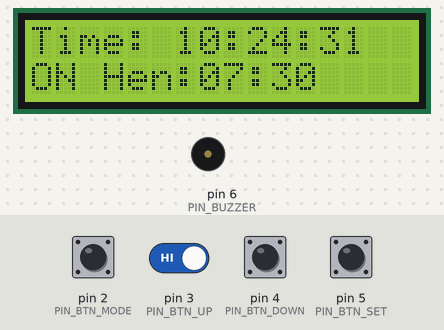
Bench run of a sketch on a simulated Arduino Uno, built with avr-gcc and run on an emulated ATmega328P. Shown: 16×2 character LCD, buzzer (waves = sounding, pin HIGH). Inputs (shaded band) come from the test bench; at power-on: pin 2 (PIN_BTN_MODE), pin 3 (PIN_BTN_UP), pin 4 (PIN_BTN_DOWN), pin 5 (PIN_BTN_SET) HIGH. The local clock reads 2024-03-15 10:24:30 at power-on unless the sketch sets it.

Above: at 1.2 s.
1.3 s: pin 2 (PIN_BTN_MODE) pulled LOW for 0.15 s
At 2.6 s:
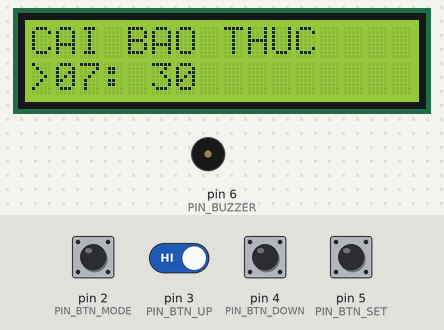
3.0 s: pin 5 (PIN_BTN_SET) pulled LOW for 1 s
At 3.8 s:
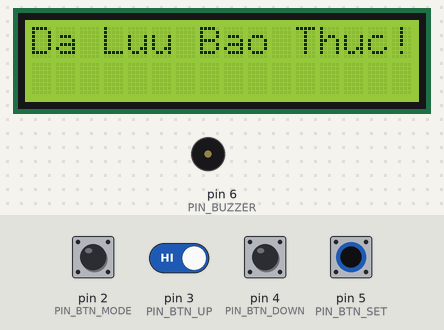
6.2 s: pin 2 (PIN_BTN_MODE) driven LOW and pin 3 (PIN_BTN_UP) driven LOW
At 9.0 s:
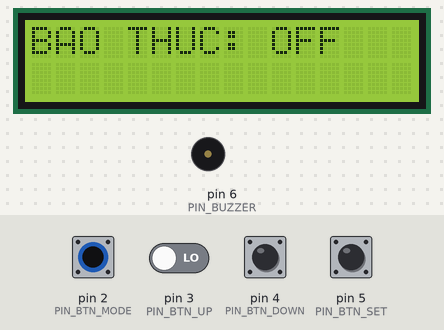
9.2 s: pin 3 (PIN_BTN_UP) driven HIGH
12.2 s: pin 2 (PIN_BTN_MODE) pulsed HIGH 5 times (0.12 s each, 0.3 s apart)
At 13.03 s:
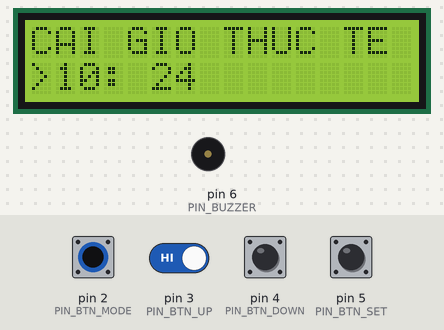
15.2 s: pin 4 (PIN_BTN_DOWN) pulled LOW for 0.15 s
At 16.2 s:
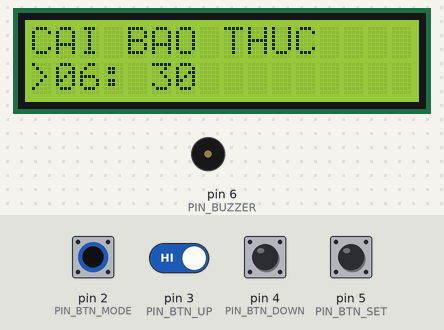
Timing chart, 0 to 17.9 s (numbered marks = the images above; inputs shaded):
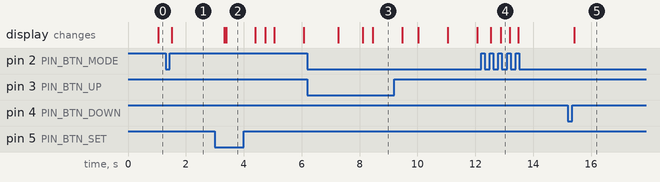

The sketch:

bai3.2.ino
```cpp
  #include <Wire.h>
#include <RTClib.h>
#include <LiquidCrystal_I2C.h>

// --- Khởi tạo đối tượng ---
LiquidCrystal_I2C lcd(0x27, 16, 2);
RTC_DS1307 rtc;

// --- CẤU HÌNH CHÂN KẾT NỐI ---
const int PIN_BTN_MODE = 2;
const int PIN_BTN_UP   = 3;
const int PIN_BTN_DOWN = 4;
const int PIN_BTN_SET  = 5;
const int PIN_BUZZER   = 6;

// --- Biến toàn cục ---
enum TrangThaiCheDo {
  XEM_GIO,
  CAI_BAO_THUC_GIO,
  CAI_BAO_THUC_PHUT,
  CAI_GIO_THUC_TE_GIO,
  CAI_GIO_THUC_TE_PHUT
};

TrangThaiCheDo cheDoHienTai = XEM_GIO;

int gioBaoThuc = 7;
int phutBaoThuc = 30;
bool baoThucBat = true;
bool dangKeu = false;

int tamGio, tamPhut;

unsigned long thoiGianNhanMode = 0;
bool giuMode = false;

// --- KHAI BÁO HÀM ---
void xuLyNutNhan();
void doiCheDo();
void tangGiaTri();
void giamGiaTri();
void nutSet();
void inSo(int so);
void hienThiGioThucTe();
void hienThiCaiBaoThuc();
void hienThiCaiGioThucTe();
void kiemTraBaoThuc();
void keuBaoThuc();
void tatBaoThuc();

void setup() {
  pinMode(PIN_BTN_MODE, INPUT_PULLUP);
  pinMode(PIN_BTN_UP, INPUT_PULLUP);
  pinMode(PIN_BTN_DOWN, INPUT_PULLUP);
  pinMode(PIN_BTN_SET, INPUT_PULLUP);
  pinMode(PIN_BUZZER, OUTPUT);
  digitalWrite(PIN_BUZZER, LOW);

  lcd.init();
  lcd.backlight();

  if (!rtc.begin()) {
    lcd.print("Loi RTC!");
    while (1);
  }

  if (!rtc.isrunning()) {
    rtc.adjust(DateTime(F(__DATE__), F(__TIME__)));
  }
}

void loop() {
  xuLyNutNhan();

  if (dangKeu) {
    keuBaoThuc();
  } else {
    switch (cheDoHienTai) {
      case XEM_GIO:
        hienThiGioThucTe();
        kiemTraBaoThuc();
        break;
      case CAI_BAO_THUC_GIO:
      case CAI_BAO_THUC_PHUT:
        hienThiCaiBaoThuc();
        break;
      case CAI_GIO_THUC_TE_GIO:
      case CAI_GIO_THUC_TE_PHUT:
        hienThiCaiGioThucTe();
        break;
    }
  }
  delay(50);
}

// --- HÀM XỬ LÝ NÚT NHẤN ---
void xuLyNutNhan() {
  int trangThaiMode = digitalRead(PIN_BTN_MODE);

  if (trangThaiMode == LOW) {
    if (thoiGianNhanMode == 0) thoiGianNhanMode = millis();
    if (millis() - thoiGianNhanMode > 2000 && !giuMode && cheDoHienTai == XEM_GIO) {
      baoThucBat = !baoThucBat;
      giuMode = true;
      lcd.clear();
      lcd.setCursor(0, 0);
      lcd.print(baoThucBat ? "BAO THUC: ON " : "BAO THUC: OFF");
      delay(1000);
      lcd.clear();
    }
  } else {
    if (thoiGianNhanMode > 0) {
      if (!giuMode && millis() - thoiGianNhanMode < 1000) {
        if (dangKeu) {
          tatBaoThuc();
        } else {
          doiCheDo();
        }
      }
      thoiGianNhanMode = 0;
      giuMode = false;
    }
  }

  if (digitalRead(PIN_BTN_UP) == LOW) {
    tangGiaTri();
    delay(200);
  }
  if (digitalRead(PIN_BTN_DOWN) == LOW) {
    giamGiaTri();
    delay(200);
  }
  if (digitalRead(PIN_BTN_SET) == LOW) {
    nutSet();
    delay(300);
  }
}

void doiCheDo() {
  lcd.clear();
  switch (cheDoHienTai) {
    case XEM_GIO:
      cheDoHienTai = CAI_BAO_THUC_GIO;
      tamGio = gioBaoThuc;
      tamPhut = phutBaoThuc;
      break;
    case CAI_BAO_THUC_GIO:
    case CAI_BAO_THUC_PHUT:
      cheDoHienTai = CAI_GIO_THUC_TE_GIO;
      {
        DateTime now = rtc.now();
        tamGio = now.hour();
        tamPhut = now.minute();
      }
      break;
    default:
      cheDoHienTai = XEM_GIO;
      break;
  }
}

void tangGiaTri() {
  if (cheDoHienTai == CAI_BAO_THUC_GIO || cheDoHienTai == CAI_GIO_THUC_TE_GIO) {
    tamGio++;
    if (tamGio > 23) tamGio = 0;
  } else if (cheDoHienTai == CAI_BAO_THUC_PHUT || cheDoHienTai == CAI_GIO_THUC_TE_PHUT) {
    tamPhut++;
    if (tamPhut > 59) tamPhut = 0;
  }
}

void giamGiaTri() {
  if (cheDoHienTai == CAI_BAO_THUC_GIO || cheDoHienTai == CAI_GIO_THUC_TE_GIO) {
    tamGio--;
    if (tamGio < 0) tamGio = 23;
  } else if (cheDoHienTai == CAI_BAO_THUC_PHUT || cheDoHienTai == CAI_GIO_THUC_TE_PHUT) {
    tamPhut--;
    if (tamPhut < 0) tamPhut = 59;
  }
}

void nutSet() {
  DateTime now = rtc.now();
  switch (cheDoHienTai) {
    case CAI_BAO_THUC_GIO:
      cheDoHienTai = CAI_BAO_THUC_PHUT;
      break;
    case CAI_BAO_THUC_PHUT:
      gioBaoThuc = tamGio;
      phutBaoThuc = tamPhut;
      baoThucBat = true;
      cheDoHienTai = XEM_GIO;
      lcd.clear();
      lcd.print("Da Luu Bao Thuc!");
      delay(1000);
      lcd.clear();
      break;
    case CAI_GIO_THUC_TE_GIO:
      cheDoHienTai = CAI_GIO_THUC_TE_PHUT;
      break;
    case CAI_GIO_THUC_TE_PHUT:
      rtc.adjust(DateTime(now.year(), now.month(), now.day(), tamGio, tamPhut, 0));
      cheDoHienTai = XEM_GIO;
      lcd.clear();
      lcd.print("Da Luu Gio!");
      delay(1000);
      lcd.clear();
      break;
  }
}

void inSo(int so) {
  if (so < 10) lcd.print('0');
  lcd.print(so);
}

void hienThiGioThucTe() {
  DateTime now = rtc.now();
  lcd.setCursor(0, 0);
  lcd.print("Time: ");
  inSo(now.hour()); lcd.print(":");
  inSo(now.minute()); lcd.print(":");
  inSo(now.second());

  lcd.setCursor(0, 1);
  lcd.print(baoThucBat ? "ON " : "OFF ");
  lcd.print("Hen:");
  inSo(gioBaoThuc); lcd.print(":");
  inSo(phutBaoThuc);
}

void hienThiCaiBaoThuc() {
  lcd.setCursor(0, 0);
  lcd.print("CAI BAO THUC");
  lcd.setCursor(0, 1);

  if (cheDoHienTai == CAI_BAO_THUC_GIO) lcd.print(">");
  else lcd.print(" ");
  inSo(tamGio);
  lcd.print(":");

  if (cheDoHienTai == CAI_BAO_THUC_PHUT) lcd.print(">");
  else lcd.print(" ");
  inSo(tamPhut);
}

void hienThiCaiGioThucTe() {
  lcd.setCursor(0, 0);
  lcd.print("CAI GIO THUC TE");
  lcd.setCursor(0, 1);

  if (cheDoHienTai == CAI_GIO_THUC_TE_GIO) lcd.print(">");
  else lcd.print(" ");
  inSo(tamGio);
  lcd.print(":");

  if (cheDoHienTai == CAI_GIO_THUC_TE_PHUT) lcd.print(">");
  else lcd.print(" ");
  inSo(tamPhut);
}

void kiemTraBaoThuc() {
  if (!baoThucBat) return;
  DateTime now = rtc.now();
  if (now.hour() == gioBaoThuc && now.minute() == phutBaoThuc && now.second() == 0) {
    dangKeu = true;
  }
}

void keuBaoThuc() {
  lcd.setCursor(0, 0);
  lcd.print("DEN GIO ROI!!!!");
  lcd.setCursor(0, 1);
  lcd.print("Bam MODE de tat");

  digitalWrite(PIN_BUZZER, HIGH);
  delay(1000);
  digitalWrite(PIN_BUZZER, LOW);
  delay(1000);
}

void tatBaoThuc() {
  dangKeu = false;
  digitalWrite(PIN_BUZZER, LOW);
  lcd.clear();
}
```

Measured:
- after the input at 1.3 s, the display: changes after 0.21 s (image 1)
- after the input at 3.0 s, the display: first changes after 0.33 s (image 2 shows a later state)
- after the input at 12.2 s, the display: first changes after 0.33 s (image 4 shows a later state)
- after the input at 15.2 s, the display: changes after 0.23 s (image 5)
